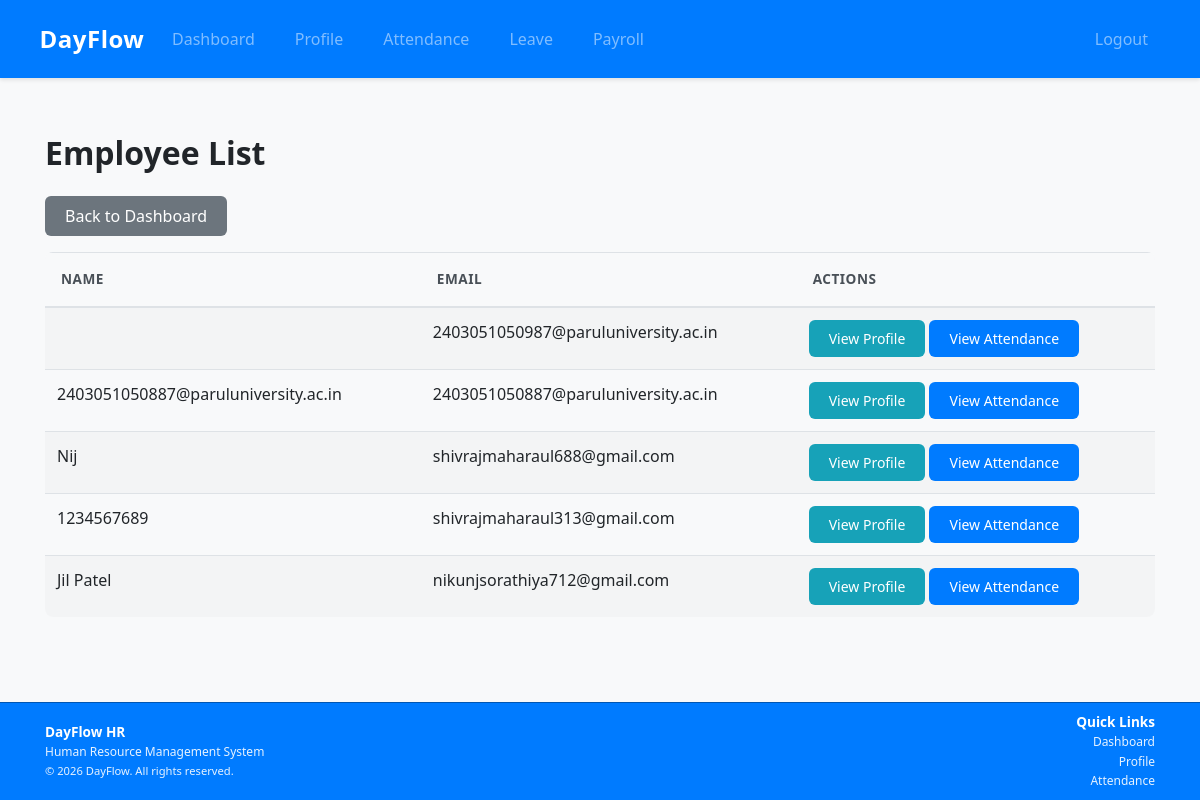
The app's page /employees/list/ (signed in), older data.
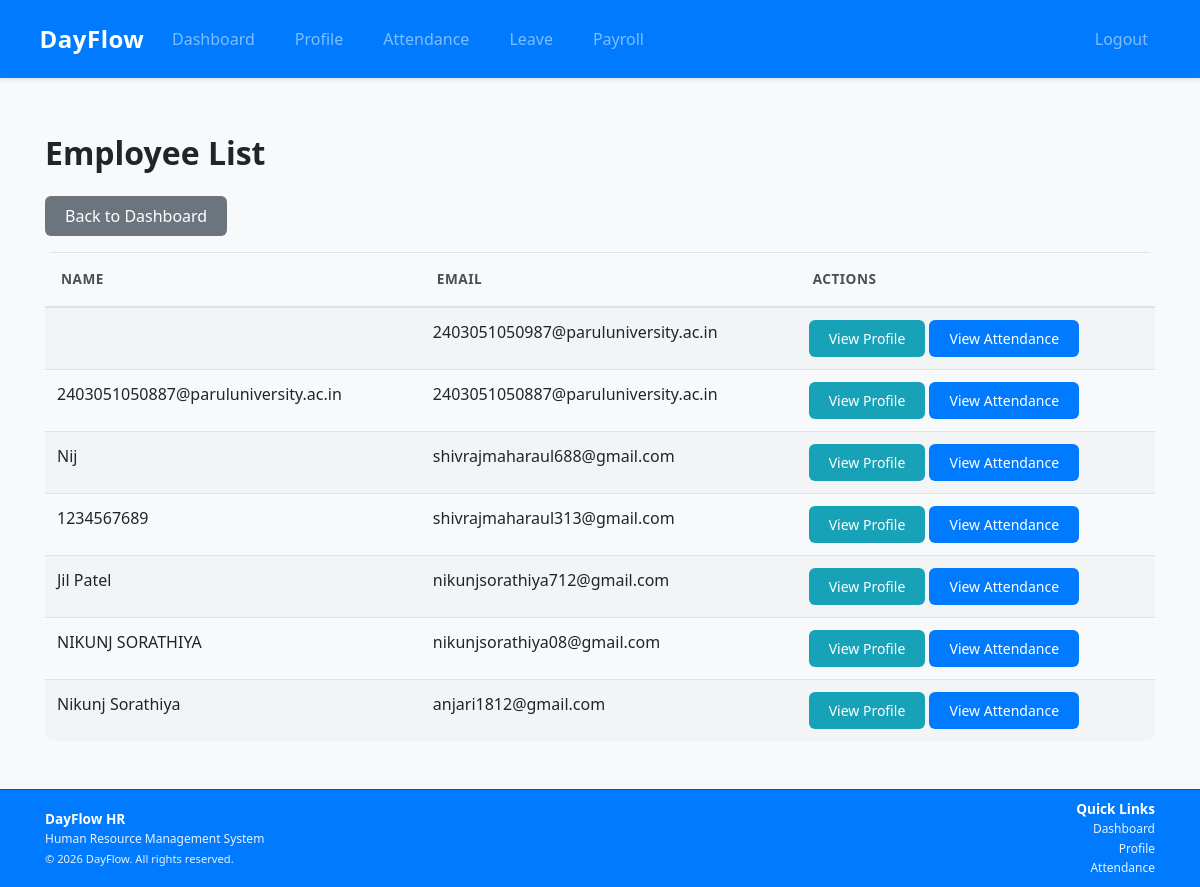
The same page, newer data.
### apps/employees/models.py (models this page shows, shortened)
class EmployeeProfile(models.Model):
    user = models.OneToOneField(User, on_delete=models.CASCADE)
    phone = models.CharField(max_length=15, blank=True)
    address = models.TextField(blank=True)
    profile_pic = models.ImageField(upload_to='profile_pics/', blank=True, null=True)
    date_of_birth = models.DateField(blank=True, null=True)
    hire_date = models.DateField(blank=True, null=True)

### apps/accounts/models.py (models this page shows, shortened)
class User(AbstractUser):
    ROLE_CHOICES = [
        ('employee', 'Employee'),
        ('admin', 'Admin'),
    ]
    email = models.EmailField(unique=True)
    role = models.CharField(max_length=10, choices=ROLE_CHOICES, default='employee')
    email_verification_token = models.CharField(max_length=100, blank=True, null=True)
    USERNAME_FIELD = 'email'
    REQUIRED_FIELDS = ['username']
    class Meta:
        app_label = 'accounts'

### apps/employees/views.py (the view)
# urls.py: path('list/', views.employee_list, name='employee_list'),
@admin_required
def employee_list(request):
    employees = EmployeeProfile.objects.all()
    return render(request, 'employees/employee_list.html', {'employees': employees})

### templates/employees/employee_list.html (shortened to what this page needs)
{% extends 'base.html' %}
{% block content %}
<h2>Employee List</h2>
<div class="mb-3">
    <a href="{% url 'dashboard' %}" class="btn btn-secondary">Back to Dashboard</a>
</div>
<table class="table table-striped">
    <thead>
        <tr>
            <th>Name</th>
            <th>Email</th>
            <th>Actions</th>
        </tr>
    </thead>
    <tbody>
        {% for employee in employees %}
        <tr>
            <td>{{ employee.user.get_full_name|default:employee.user.username }}</td>
            <td>{{ employee.user.email }}</td>
            <td>
                <a href="{% url 'employee_profile' employee.user.id %}" class="btn btn-sm btn-info">View Profile</a>
                <a href="{% url 'attendance_list' %}?employee_id={{ employee.user.id }}" class="btn btn-sm btn-primary">View Attendance</a>
            </td>
        </tr>
        {% empty %}
        <tr>
            <td colspan="3">No employees found.</td>
        </tr>
        {% endfor %}
    </tbody>
</table>
{% endblock %}

Row changes from the older to the newer data that the page shows:
added EmployeeProfile: user.get_full_name "NIKUNJ SORATHIYA", user.email "nikunjsorathiya08@gmail.com"
added EmployeeProfile: user.get_full_name "Nikunj Sorathiya", user.email "anjari1812@gmail.com"
